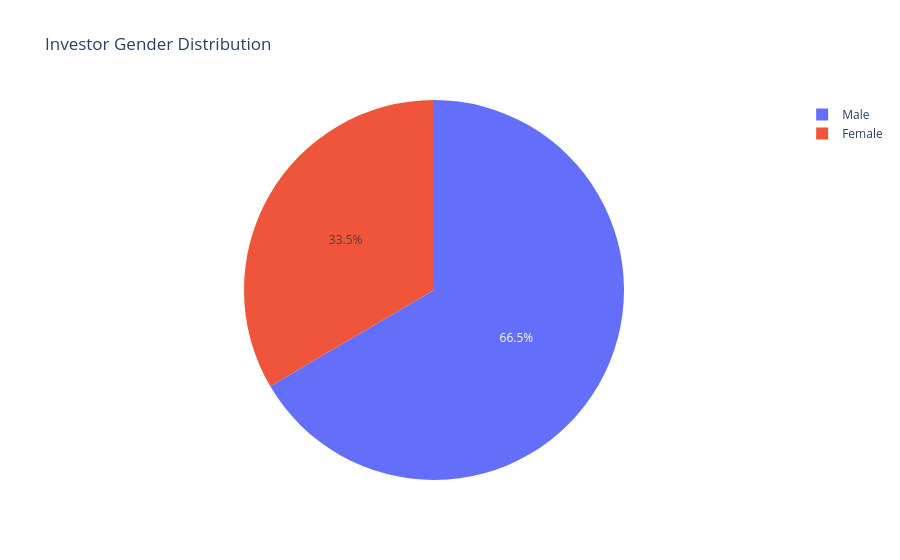

Notebook source saved alongside this figure:
### Code cell
import plotly.express as px

gender_data = inv["gender"].value_counts().reset_index()
gender_data.columns = ["gender", "count"]

fig = px.pie(
    gender_data,
    names="gender",
    values="count",
    title="Investor Gender Distribution"
)

fig.show()

### Figure 1 — Plotly figure (JSON) as saved in the notebook; plotly's stock layout.template omitted (floating-point values rounded to 4 significant figures)
{"data": [{"domain": {"x": [0, 1], "y": [0, 1]}, "hovertemplate": "gender=%{label}<br>count=%{value}<extra></extra>", "labels": ["Male", "Female"], "legendgroup": "", "name": "", "showlegend": true, "type": "pie", "values": [21809, 10969]}], "layout": {"legend": {"tracegroupgap": 0}, "title": {"text": "Investor Gender Distribution"}}}
